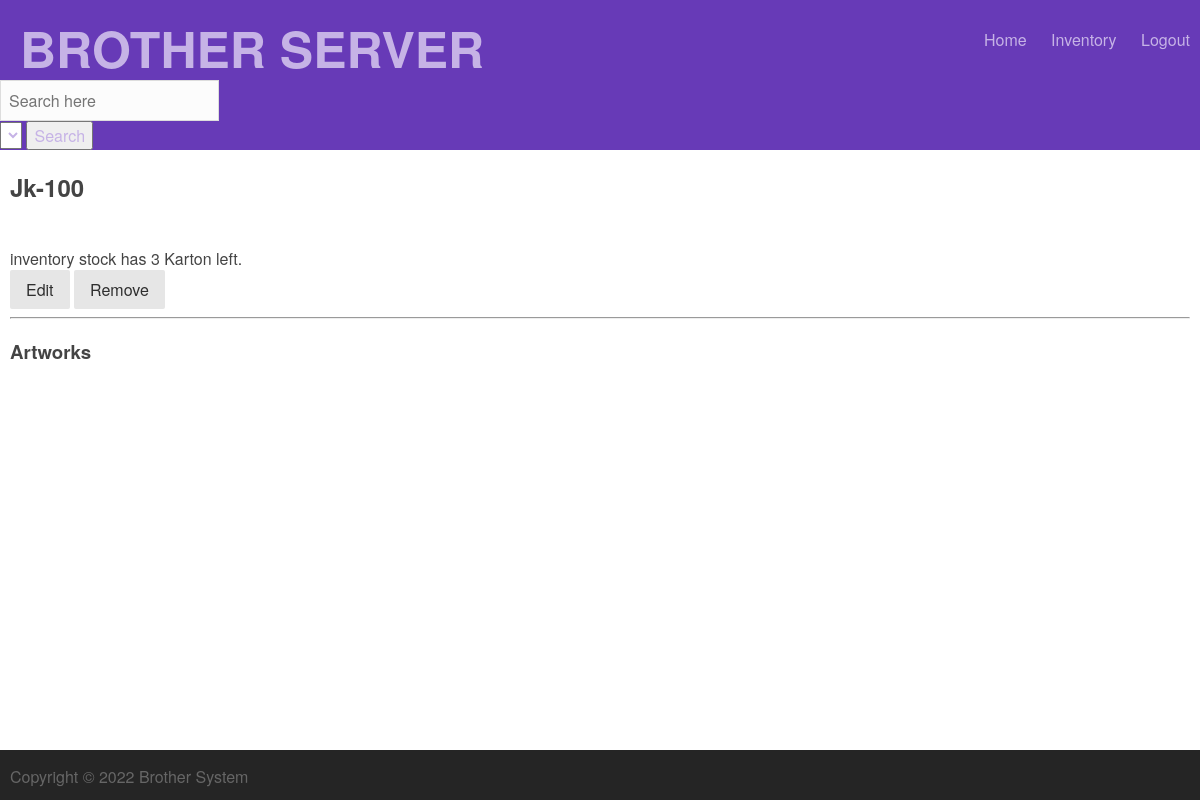
Page /inventory/2 (signed in) on the committed database.
### tables this page shows
CREATE TABLE Inventory(
            inventory_id INTEGER PRIMARY KEY AUTOINCREMENT,
            inventoryname TEXT,
            quantity INT,
            description TEXT);

### run.py (the view)
@app.route('/inventory/<inventory_id>')
def single_inventory(inventory_id):
    if ('logged_in' not in session or not session['logged_in']):
        return redirect(url_for('/login'))
    page['title'] = 'Inventory'
    inventory = None
    inventory = myDatabase.select_inventory(inventory_id)
    if inventory == None:
        inventory = []
    print(inventory)
    return render_template('singleitems/inventory.html',
                            session=session,
                            page=page,
                            user=user_details,
                            inventory=inventory)

### database.py (called while the page is built)
    def execute(self, sql_string):
        out = None
        for string in sql_string.split(";"):
            try:
                out = self.cur.execute(string)
            except sqlite3.DatabaseError as e:
                print("database error:{}".format(e))
                pass
        return out

    def select_inventory(self, inventory_id):
        sql_query = """
                SELECT inv.inventory_id, inv.inventoryname, inv.quantity, inv.description, im.filename
                FROM Inventory inv INNER JOIN Images im
                ON inv.inventory_id = im.inventory_id
                Where inv.inventory_id = {inventory_id}
            """.format(inventory_id=inventory_id)
        result = []
        self.execute(sql_query)
        cols = [a[0] for a in self.cur.description]
        returning = self.cur.fetchall()
        for row in returning:
            result.append({a:b for a,b in zip(cols, row)})
        return result

### templates/singleitems/inventory.html
{% include 'top.html' %}
<div class="content">
  <div class="container details">
    {% if inventory %}
    <h2 class="title">{{inventory[0].inventoryname}}</h2>
    <br />
    inventory stock has {{inventory[0].quantity}} {{ inventory[0].description }} left.
    <br />
    <a class="pure-button" href="{{ url_for('edit', inventory_id=inventory[0].inventory_id) }}">Edit</a>
    <a class="pure-button" href="{{ url_for('remove_inventory', inventory_id=inventory[0].inventory_id) }}">Remove</a>
    <hr />
    <h3>Artworks</h3>
    <br />
    {% else %}
    <h2 class="title">Invalid Inventory ID</h2>
    {% endif %}
  </div>
</div>
{% include 'bottom.html'%}

### static/css/pure.css (style rules this page uses)
html { font-family: sans-serif; -ms-text-size-adjust: 100%; -webkit-text-size-adjust: 100%; }
body { margin: 0; }
a { background-color: transparent; }
hr { box-sizing: content-box; height: 0; }
.pure-button { display: inline-block; zoom: 1; line-height: normal; white-space: nowrap; vertical-align: middle; text-align: center; cursor: pointer; -webkit-user-drag: none; -webkit-user-select: none; -moz-user-select: none; -ms-user-select: none; user-select: none; -webkit-box-sizing: border-box; -moz-box-sizing: border-box; box-sizing: border-box; }
.pure-button { font-family: inherit; font-size: 100%; padding: 0.5em 1em; color: #444; color: rgba(0, 0, 0, 0.80); border: 1px solid #999; border: none rgba(0, 0, 0, 0); background-color: #E6E6E6; text-decoration: none; border-radius: 2px; }

### static/css/main.css (style rules this page uses)
html, button, input, select, textarea, .pure-g [class *= "pure-u"] { font-family: 'Helvetica Neue', 'Arial', serif; }
* { outline: none; }
html { height: 100%; }
body { height: 100%; min-height: 100%; color: #444; }
a { color: #0069D0; text-decoration: none; }
.container { max-width: 1280px; padding: 0 10px; margin: 0 auto; }

### rows in the picture
Inventory: inventoryname "Jk-100", quantity "3", description "Karton"
